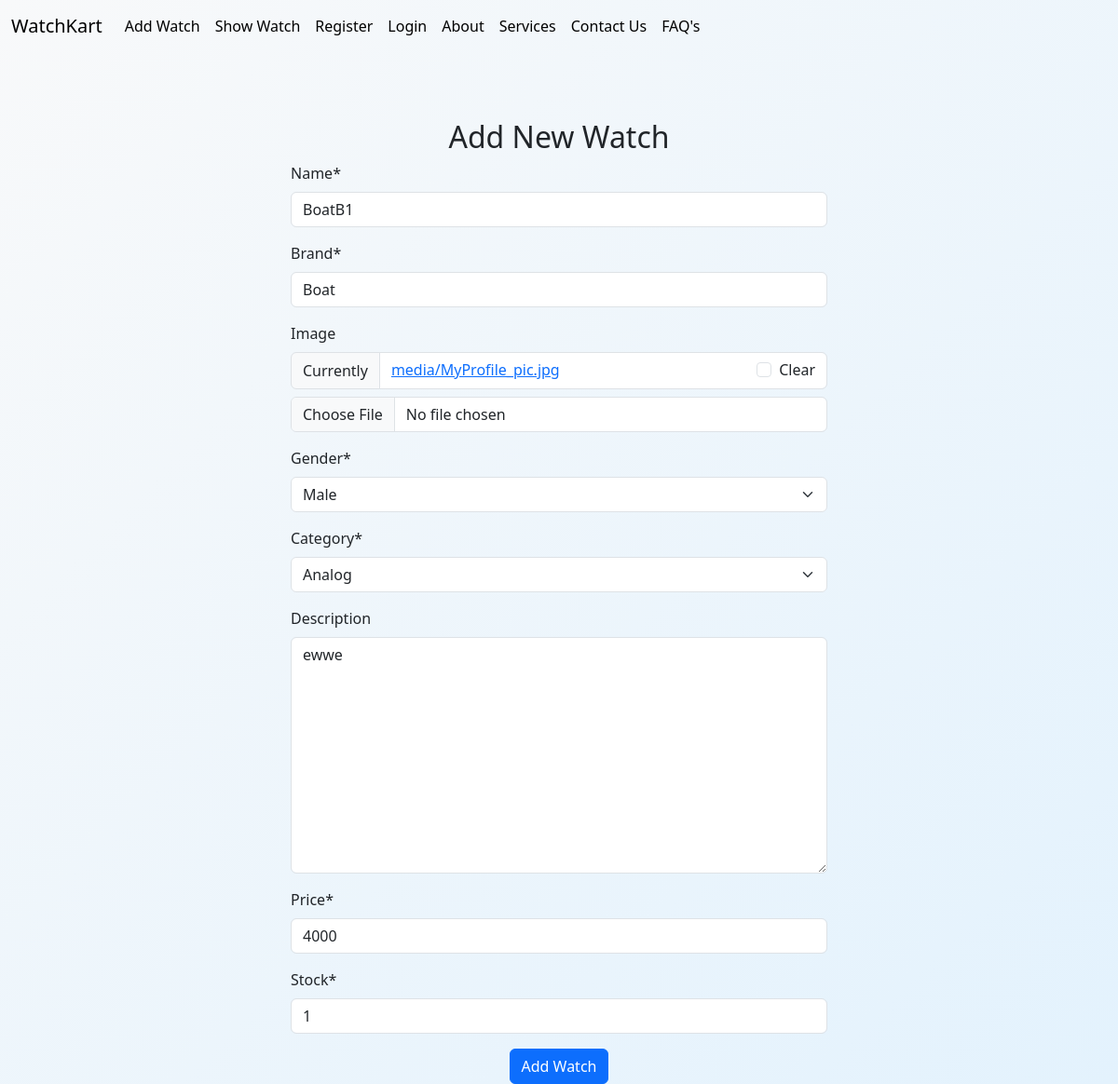
/watchapp/update_watch/5/, run on the app's committed database.
### watchapp/models.py (models this page shows)
class WatchApp(models.Model):
    name = models.CharField(max_length=200)
    brand = models.CharField(max_length=200)
    image = models.ImageField(upload_to='media/', blank=True, null=True)
    gender = models.CharField(max_length=200, choices=[('Male', 'Male'), ('Female', 'Female'), ('unisex', 'Unisex')])
    category = models.CharField(max_length=50, choices=[("Analog", "Analog"),("Digital", "Digital"),("Smartwatch", "Smartwatch"),("Hybrid", "Hybrid"),])
    description = models.TextField(blank=True)
    price = models.PositiveIntegerField()
    stock = models.PositiveIntegerField(default=0)

### watchapp/views.py (the view)
# urls.py: path('update_watch/<id>/', update_watch, name='update-watch'),
def update_watch(request, id):
    watch_obj = WatchApp.objects.get(id=id)
    form = WatchAppForm(instance=watch_obj)
    if request.method == "POST":
        form = WatchAppForm(request.POST, request.FILES, instance=watch_obj)
        if form.is_valid():
            form.save()
            messages.warning(request, 'Watch updated successfully !')
            return redirect("display-watch")
    template_name = "watchapp/add_watch.html"
    context = {"form": form}
    return render(request, template_name, context)

### watchapp/forms.py
class WatchAppForm(forms.ModelForm):
    class Meta:
        model = WatchApp
        fields = '__all__'

### templates/watchapp/add_watch.html (shortened to what this page needs)
{% extends 'base.html' %}
{% load crispy_forms_tags %}
{% block content %}
<div class="container mt-4 w-50">
  <h2 class="text-center">Add New Watch</h2>
  <form method="POST" enctype="multipart/form-data">
    {{ form | crispy }}
    <div class="d-flex justify-content-center">
    <button type="submit" class="btn btn-primary ">Add Watch</button>
    </div>
  </form>
</div>
{% endblock %}

### templates/base.html (style rules this page uses)
body { background: linear-gradient(135deg, #f8f9fa, #e3f2fd); min-height: 100vh; }

### data on the page
WatchApp: name "BoatB1", brand "Boat", gender "Male", category "Analog", description "ewwe", price "4000", stock "1"
